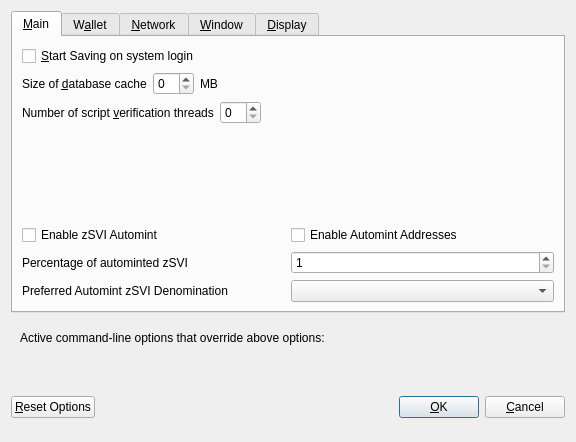
<?xml version="1.0" encoding="UTF-8"?>
<ui version="4.0">
 <class>OptionsDialog</class>
 <widget class="QDialog" name="OptionsDialog">
  <property name="geometry">
   <rect>
    <x>0</x>
    <y>0</y>
    <width>576</width>
    <height>442</height>
   </rect>
  </property>
  <property name="windowTitle">
   <string>Options</string>
  </property>
  <property name="modal">
   <bool>true</bool>
  </property>
  <layout class="QVBoxLayout" name="verticalLayout">
   <item>
    <widget class="QTabWidget" name="tabWidget">
     <property name="currentIndex">
      <number>0</number>
     </property>
     <widget class="QWidget" name="tabMain">
      <attribute name="title">
       <string>&amp;Main</string>
      </attribute>
      <layout class="QVBoxLayout" name="verticalLayout_Main">
       <item>
        <widget class="QCheckBox" name="bitcoinAtStartup">
         <property name="toolTip">
          <string>Automatically start Saving after logging in to the system.</string>
         </property>
         <property name="text">
          <string>&amp;Start Saving on system login</string>
         </property>
        </widget>
       </item>
       <item>
        <layout class="QHBoxLayout" name="horizontalLayout_2_Main">
         <item>
          <widget class="QLabel" name="databaseCacheLabel">
           <property name="text">
            <string>Size of &amp;database cache</string>
           </property>
           <property name="textFormat">
            <enum>Qt::PlainText</enum>
           </property>
           <property name="buddy">
            <cstring>databaseCache</cstring>
           </property>
          </widget>
         </item>
         <item>
          <widget class="QSpinBox" name="databaseCache"/>
         </item>
         <item>
          <widget class="QLabel" name="databaseCacheUnitLabel">
           <property name="text">
            <string>MB</string>
           </property>
           <property name="textFormat">
            <enum>Qt::PlainText</enum>
           </property>
          </widget>
         </item>
         <item>
          <spacer name="horizontalSpacer_2_Main">
           <property name="orientation">
            <enum>Qt::Horizontal</enum>
           </property>
           <property name="sizeHint" stdset="0">
            <size>
             <width>40</width>
             <height>20</height>
            </size>
           </property>
          </spacer>
         </item>
        </layout>
       </item>
       <item>
        <layout class="QHBoxLayout" name="horizontalLayout_3_Main">
         <item>
          <widget class="QLabel" name="threadsScriptVerifLabel">
           <property name="text">
            <string>Number of script &amp;verification threads</string>
           </property>
           <property name="textFormat">
            <enum>Qt::PlainText</enum>
           </property>
           <property name="buddy">
            <cstring>threadsScriptVerif</cstring>
           </property>
          </widget>
         </item>
         <item>
          <widget class="QSpinBox" name="threadsScriptVerif">
           <property name="toolTip">
            <string>(0 = auto, &lt;0 = leave that many cores free)</string>
           </property>
          </widget>
         </item>
         <item>
          <spacer name="horizontalSpacer_3_Main">
           <property name="orientation">
            <enum>Qt::Horizontal</enum>
           </property>
           <property name="sizeHint" stdset="0">
            <size>
             <width>40</width>
             <height>20</height>
            </size>
           </property>
          </spacer>
         </item>
        </layout>
       </item>
       <item>
        <spacer name="verticalSpacer_2">
         <property name="orientation">
          <enum>Qt::Vertical</enum>
         </property>
         <property name="sizeHint" stdset="0">
          <size>
           <width>20</width>
           <height>40</height>
          </size>
         </property>
        </spacer>
       </item>
       <item>
        <widget class="QWidget" name="verticalZsviOptionsWidget" native="true">
         <layout class="QVBoxLayout" name="verticalZsviOptionsLayout">
          <property name="margin">
           <number>0</number>
          </property>
          <item>
           <layout class="QHBoxLayout" name="horizontalAutomintingLayout">
            <item>
             <widget class="QCheckBox" name="checkBoxZeromintEnable">
              <property name="toolTip">
               <string>Enable automatic minting of SVI units to zSVI</string>
              </property>
              <property name="layoutDirection">
               <enum>Qt::LeftToRight</enum>
              </property>
              <property name="text">
               <string>Enable zSVI Automint</string>
              </property>
             </widget>
            </item>
            <item>
             <widget class="QCheckBox" name="checkBoxZeromintAddresses">
              <property name="toolTip">
               <string>Enable automatic zSVI minting from specific addresses</string>
              </property>
              <property name="layoutDirection">
               <enum>Qt::LeftToRight</enum>
              </property>
              <property name="text">
               <string>Enable Automint Addresses</string>
              </property>
             </widget>
            </item>
           </layout>
          </item>
          <item>
           <layout class="QHBoxLayout" name="horizontalZmintPercentageLayout">
            <item>
             <widget class="QLabel" name="percentage_label">
              <property name="toolTip">
               <string>Percentage of incoming SVI which get automatically converted to zSVI via Zerocoin Protocol (min: 10%)</string>
              </property>
              <property name="text">
               <string>Percentage of autominted zSVI</string>
              </property>
             </widget>
            </item>
            <item>
             <widget class="QSpinBox" name="zeromintPercentage">
              <property name="minimum">
               <number>1</number>
              </property>
              <property name="maximum">
               <number>100</number>
              </property>
             </widget>
            </item>
           </layout>
          </item>
          <item>
           <layout class="QHBoxLayout" name="horizontalLayout" stretch="0,0">
            <property name="sizeConstraint">
             <enum>QLayout::SetFixedSize</enum>
            </property>
            <item>
             <widget class="QLabel" name="labelPreferredDenom">
              <property name="maximumSize">
               <size>
                <width>16777215</width>
                <height>16777215</height>
               </size>
              </property>
              <property name="toolTip">
               <string>Wait with automatic conversion to Zerocoin until enough SVI for this denomination is available</string>
              </property>
              <property name="text">
               <string>Preferred Automint zSVI Denomination</string>
              </property>
             </widget>
            </item>
            <item>
             <widget class="QComboBox" name="preferredDenom">
              <property name="maximumSize">
               <size>
                <width>16777215</width>
                <height>27</height>
               </size>
              </property>
              <property name="toolTip">
               <string>Wait with automatic conversion to Zerocoin until enough SVI for this denomination is available</string>
              </property>
              <property name="maxVisibleItems">
               <number>9</number>
              </property>
              <property name="maxCount">
               <number>9</number>
              </property>
             </widget>
            </item>
           </layout>
          </item>
         </layout>
        </widget>
       </item>
      </layout>
     </widget>
     <widget class="QWidget" name="tabWallet">
      <attribute name="title">
       <string>W&amp;allet</string>
      </attribute>
      <layout class="QVBoxLayout" name="verticalLayout_Wallet">
       <item>
        <layout class="QHBoxLayout" name="horizontalLayout_2_Wallet">
         <item>
          <widget class="QLabel" name="labelStakeSplitThresholdText">
           <property name="text">
            <string>Stake split threshold:</string>
           </property>
          </widget>
         </item>
         <item>
          <widget class="QSpinBox" name="spinBoxStakeSplitThreshold">
           <property name="minimum">
            <number>1</number>
           </property>
           <property name="maximum">
            <number>999999</number>
           </property>
          </widget>
         </item>
        </layout>
       </item>
       <item>
        <widget class="QGroupBox" name="groupBox">
         <property name="title">
          <string>Expert</string>
         </property>
         <layout class="QVBoxLayout" name="verticalLayout_2">
          <item>
           <widget class="QCheckBox" name="coinControlFeatures">
            <property name="toolTip">
             <string>Whether to show coin control features or not.</string>
            </property>
            <property name="text">
             <string>Enable coin &amp;control features</string>
            </property>
           </widget>
          </item>
          <item>
           <widget class="QCheckBox" name="showMasternodesTab">
            <property name="toolTip">
             <string>Show additional tab listing all your masternodes in first sub-tab&lt;br/&gt;and all masternodes on the network in second sub-tab.</string>
            </property>
            <property name="text">
             <string>Show Masternodes Tab</string>
            </property>
           </widget>
          </item>
          <item>
           <widget class="QCheckBox" name="spendZeroConfChange">
            <property name="toolTip">
             <string>If you disable the spending of unconfirmed change, the change from a transaction&lt;br/&gt;cannot be used until that transaction has at least one confirmation.&lt;br/&gt;This also affects how your balance is computed.</string>
            </property>
            <property name="text">
             <string>&amp;Spend unconfirmed change</string>
            </property>
           </widget>
          </item>
         </layout>
        </widget>
       </item>
       <item>
        <spacer name="verticalSpacer_Wallet">
         <property name="orientation">
          <enum>Qt::Vertical</enum>
         </property>
         <property name="sizeHint" stdset="0">
          <size>
           <width>20</width>
           <height>40</height>
          </size>
         </property>
        </spacer>
       </item>
      </layout>
     </widget>
     <widget class="QWidget" name="tabNetwork">
      <attribute name="title">
       <string>&amp;Network</string>
      </attribute>
      <layout class="QVBoxLayout" name="verticalLayout_Network">
       <item>
        <widget class="QCheckBox" name="mapPortUpnp">
         <property name="toolTip">
          <string>Automatically open the Saving client port on the router. This only works when your router supports UPnP and it is enabled.</string>
         </property>
         <property name="text">
          <string>Map port using &amp;UPnP</string>
         </property>
        </widget>
       </item>
       <item>
        <widget class="QCheckBox" name="allowIncoming">
         <property name="toolTip">
          <string>Accept connections from outside</string>
         </property>
         <property name="text">
          <string>Allow incoming connections</string>
         </property>
        </widget>
       </item>
       <item>
        <widget class="QCheckBox" name="connectSocks">
         <property name="toolTip">
          <string>Connect to the Saving network through a SOCKS5 proxy.</string>
         </property>
         <property name="text">
          <string>&amp;Connect through SOCKS5 proxy (default proxy):</string>
         </property>
        </widget>
       </item>
       <item>
        <layout class="QHBoxLayout" name="horizontalLayout_1_Network">
         <item>
          <widget class="QLabel" name="proxyIpLabel">
           <property name="text">
            <string>Proxy &amp;IP:</string>
           </property>
           <property name="textFormat">
            <enum>Qt::PlainText</enum>
           </property>
           <property name="buddy">
            <cstring>proxyIp</cstring>
           </property>
          </widget>
         </item>
         <item>
          <widget class="QValidatedLineEdit" name="proxyIp">
           <property name="minimumSize">
            <size>
             <width>140</width>
             <height>0</height>
            </size>
           </property>
           <property name="maximumSize">
            <size>
             <width>140</width>
             <height>16777215</height>
            </size>
           </property>
           <property name="toolTip">
            <string>IP address of the proxy (e.g. IPv4: 127.0.0.1 / IPv6: ::1)</string>
           </property>
          </widget>
         </item>
         <item>
          <widget class="QLabel" name="proxyPortLabel">
           <property name="text">
            <string>&amp;Port:</string>
           </property>
           <property name="textFormat">
            <enum>Qt::PlainText</enum>
           </property>
           <property name="buddy">
            <cstring>proxyPort</cstring>
           </property>
          </widget>
         </item>
         <item>
          <widget class="QLineEdit" name="proxyPort">
           <property name="minimumSize">
            <size>
             <width>55</width>
             <height>0</height>
            </size>
           </property>
           <property name="maximumSize">
            <size>
             <width>55</width>
             <height>16777215</height>
            </size>
           </property>
           <property name="toolTip">
            <string>Port of the proxy (e.g. 9050)</string>
           </property>
          </widget>
         </item>
         <item>
          <spacer name="horizontalSpacer_1_Network">
           <property name="orientation">
            <enum>Qt::Horizontal</enum>
           </property>
           <property name="sizeHint" stdset="0">
            <size>
             <width>40</width>
             <height>20</height>
            </size>
           </property>
          </spacer>
         </item>
        </layout>
       </item>
       <item>
        <spacer name="verticalSpacer_Network">
         <property name="orientation">
          <enum>Qt::Vertical</enum>
         </property>
         <property name="sizeHint" stdset="0">
          <size>
           <width>20</width>
           <height>40</height>
          </size>
         </property>
        </spacer>
       </item>
      </layout>
     </widget>
     <widget class="QWidget" name="tabWindow">
      <attribute name="title">
       <string>&amp;Window</string>
      </attribute>
      <layout class="QVBoxLayout" name="verticalLayout_Window">
       <item>
        <widget class="QCheckBox" name="minimizeToTray">
         <property name="toolTip">
          <string>Show only a tray icon after minimizing the window.</string>
         </property>
         <property name="text">
          <string>&amp;Minimize to the tray instead of the taskbar</string>
         </property>
        </widget>
       </item>
       <item>
        <widget class="QCheckBox" name="minimizeOnClose">
         <property name="toolTip">
          <string>Minimize instead of exit the application when the window is closed. When this option is enabled, the application will be closed only after selecting Quit in the menu.</string>
         </property>
         <property name="text">
          <string>M&amp;inimize on close</string>
         </property>
        </widget>
       </item>
       <item>
        <spacer name="verticalSpacer_Window">
         <property name="orientation">
          <enum>Qt::Vertical</enum>
         </property>
         <property name="sizeHint" stdset="0">
          <size>
           <width>20</width>
           <height>40</height>
          </size>
         </property>
        </spacer>
       </item>
      </layout>
     </widget>
     <widget class="QWidget" name="tabDisplay">
      <attribute name="title">
       <string>&amp;Display</string>
      </attribute>
      <layout class="QVBoxLayout" name="verticalLayout_Display">
       <item>
        <layout class="QHBoxLayout" name="horizontalLayout_1_Display">
         <item>
          <widget class="QLabel" name="langLabel">
           <property name="text">
            <string>User Interface &amp;language:</string>
           </property>
           <property name="textFormat">
            <enum>Qt::PlainText</enum>
           </property>
           <property name="buddy">
            <cstring>lang</cstring>
           </property>
          </widget>
         </item>
         <item>
          <widget class="QValueComboBox" name="lang">
           <property name="toolTip">
            <string>The user interface language can be set here. This setting will take effect after restarting Saving.</string>
           </property>
          </widget>
         </item>
        </layout>
       </item>
       <item>
        <widget class="QLabel" name="label_3">
         <property name="toolTip">
          <string notr="true"/>
         </property>
         <property name="statusTip">
          <string notr="true"/>
         </property>
         <property name="whatsThis">
          <string notr="true"/>
         </property>
         <property name="accessibleName">
          <string notr="true"/>
         </property>
         <property name="text">
          <string>Language missing or translation incomplete? Help contributing translations here:
https://www.transifex.com/saving-project/saving-project-translations</string>
         </property>
         <property name="wordWrap">
          <bool>true</bool>
         </property>
         <property name="openExternalLinks">
          <bool>true</bool>
         </property>
         <property name="textInteractionFlags">
          <set>Qt::TextBrowserInteraction</set>
         </property>
        </widget>
       </item>
       <item>
        <layout class="QHBoxLayout" name="horizontalLayout_2_Display" stretch="0,0">
         <item>
          <widget class="QLabel" name="themeLabel">
           <property name="text">
            <string>User Interface Theme:</string>
           </property>
          </widget>
         </item>
         <item>
          <widget class="QValueComboBox" name="theme"/>
         </item>
        </layout>
       </item>
       <item>
        <widget class="QWidget" name="verticalZsviDisplayWidget" native="true">
         <layout class="QVBoxLayout" name="verticalZsviDisplayLayout">
          <property name="margin">
           <number>0</number>
          </property>
          <item>
           <widget class="Line" name="line">
            <property name="orientation">
             <enum>Qt::Horizontal</enum>
            </property>
           </widget>
          </item>
          <item>
           <layout class="QHBoxLayout" name="horizontalLayout_3_Display">
            <item>
             <widget class="QLabel" name="unitLabel">
              <property name="text">
               <string>Unit to show amounts in:</string>
              </property>
              <property name="textFormat">
               <enum>Qt::PlainText</enum>
              </property>
             </widget>
            </item>
            <item>
             <widget class="QValueComboBox" name="unit">
              <property name="toolTip">
               <string>Choose the default subdivision unit to show in the interface and when sending coins.</string>
              </property>
             </widget>
            </item>
           </layout>
          </item>
          <item>
           <layout class="QHBoxLayout" name="horizontalLayout_4_Display">
            <item>
             <widget class="QLabel" name="digitsLabel">
              <property name="text">
               <string>Decimal digits</string>
              </property>
             </widget>
            </item>
            <item>
             <widget class="QValueComboBox" name="digits"/>
            </item>
           </layout>
          </item>
          <item>
           <layout class="QHBoxLayout" name="horizontalLayout_5_Display">
            <item>
             <widget class="QCheckBox" name="checkBoxHideZeroBalances">
              <property name="toolTip">
               <string>Hide empty balances</string>
              </property>
              <property name="layoutDirection">
               <enum>Qt::LeftToRight</enum>
              </property>
              <property name="text">
               <string>Hide empty balances</string>
              </property>
             </widget>
            </item>
            <item>
             <widget class="QCheckBox" name="checkBoxHideOrphans">
              <property name="toolTip">
               <string>Hide orphan stakes in transaction lists</string>
              </property>
              <property name="text">
               <string>Hide orphan stakes</string>
              </property>
             </widget>
            </item>
            <item>
             <spacer name="horizontalSpacer">
              <property name="orientation">
               <enum>Qt::Horizontal</enum>
              </property>
              <property name="sizeHint" stdset="0">
               <size>
                <width>40</width>
                <height>20</height>
               </size>
              </property>
             </spacer>
            </item>
           </layout>
          </item>
          <item>
           <layout class="QHBoxLayout" name="horizontalLayout_6_Display">
            <item>
             <widget class="QLabel" name="thirdPartyTxUrlsLabel">
              <property name="toolTip">
               <string>Third party URLs (e.g. a block explorer) that appear in the transactions tab as context menu items. %s in the URL is replaced by transaction hash. Multiple URLs are separated by vertical bar |.</string>
              </property>
              <property name="text">
               <string>Third party transaction URLs</string>
              </property>
             </widget>
            </item>
            <item>
             <widget class="QLineEdit" name="thirdPartyTxUrls">
              <property name="toolTip">
               <string>Third party URLs (e.g. a block explorer) that appear in the transactions tab as context menu items. %s in the URL is replaced by transaction hash. Multiple URLs are separated by vertical bar |.</string>
              </property>
             </widget>
            </item>
           </layout>
          </item>
         </layout>
        </widget>
       </item>
       <item>
        <spacer name="verticalSpacer">
         <property name="orientation">
          <enum>Qt::Vertical</enum>
         </property>
         <property name="sizeHint" stdset="0">
          <size>
           <width>20</width>
           <height>40</height>
          </size>
         </property>
        </spacer>
       </item>
      </layout>
     </widget>
    </widget>
   </item>
   <item>
    <widget class="QFrame" name="frame">
     <layout class="QVBoxLayout" name="verticalLayout_Bottom">
      <item>
       <layout class="QHBoxLayout" name="horizontalLayout_Bottom">
        <item>
         <widget class="QLabel" name="overriddenByCommandLineInfoLabel">
          <property name="text">
           <string>Active command-line options that override above options:</string>
          </property>
          <property name="textFormat">
           <enum>Qt::PlainText</enum>
          </property>
         </widget>
        </item>
        <item>
         <spacer name="horizontalSpacer_Bottom">
          <property name="orientation">
           <enum>Qt::Horizontal</enum>
          </property>
          <property name="sizeHint" stdset="0">
           <size>
            <width>40</width>
            <height>20</height>
           </size>
          </property>
         </spacer>
        </item>
       </layout>
      </item>
      <item>
       <widget class="QLabel" name="overriddenByCommandLineLabel">
        <property name="text">
         <string/>
        </property>
        <property name="textFormat">
         <enum>Qt::PlainText</enum>
        </property>
        <property name="wordWrap">
         <bool>true</bool>
        </property>
       </widget>
      </item>
     </layout>
    </widget>
   </item>
   <item>
    <layout class="QHBoxLayout" name="horizontalLayout_Buttons">
     <item>
      <widget class="QPushButton" name="resetButton">
       <property name="toolTip">
        <string>Reset all client options to default.</string>
       </property>
       <property name="text">
        <string>&amp;Reset Options</string>
       </property>
       <property name="autoDefault">
        <bool>false</bool>
       </property>
      </widget>
     </item>
     <item>
      <spacer name="horizontalSpacer_1">
       <property name="orientation">
        <enum>Qt::Horizontal</enum>
       </property>
       <property name="sizeHint" stdset="0">
        <size>
         <width>40</width>
         <height>48</height>
        </size>
       </property>
      </spacer>
     </item>
     <item>
      <widget class="QLabel" name="statusLabel">
       <property name="minimumSize">
        <size>
         <width>200</width>
         <height>0</height>
        </size>
       </property>
       <property name="font">
        <font>
         <weight>75</weight>
         <bold>true</bold>
        </font>
       </property>
       <property name="text">
        <string/>
       </property>
       <property name="textFormat">
        <enum>Qt::PlainText</enum>
       </property>
       <property name="wordWrap">
        <bool>true</bool>
       </property>
      </widget>
     </item>
     <item>
      <spacer name="horizontalSpacer_2">
       <property name="orientation">
        <enum>Qt::Horizontal</enum>
       </property>
       <property name="sizeHint" stdset="0">
        <size>
         <width>40</width>
         <height>48</height>
        </size>
       </property>
      </spacer>
     </item>
     <item>
      <widget class="QPushButton" name="okButton">
       <property name="text">
        <string>&amp;OK</string>
       </property>
       <property name="autoDefault">
        <bool>false</bool>
       </property>
       <property name="default">
        <bool>true</bool>
       </property>
      </widget>
     </item>
     <item>
      <widget class="QPushButton" name="cancelButton">
       <property name="text">
        <string>&amp;Cancel</string>
       </property>
       <property name="autoDefault">
        <bool>false</bool>
       </property>
      </widget>
     </item>
    </layout>
   </item>
  </layout>
 </widget>
 <customwidgets>
  <customwidget>
   <class>QValidatedLineEdit</class>
   <extends>QLineEdit</extends>
   <header>qvalidatedlineedit.h</header>
  </customwidget>
  <customwidget>
   <class>QValueComboBox</class>
   <extends>QComboBox</extends>
   <header>qvaluecombobox.h</header>
  </customwidget>
 </customwidgets>
 <resources/>
 <connections/>
</ui>
